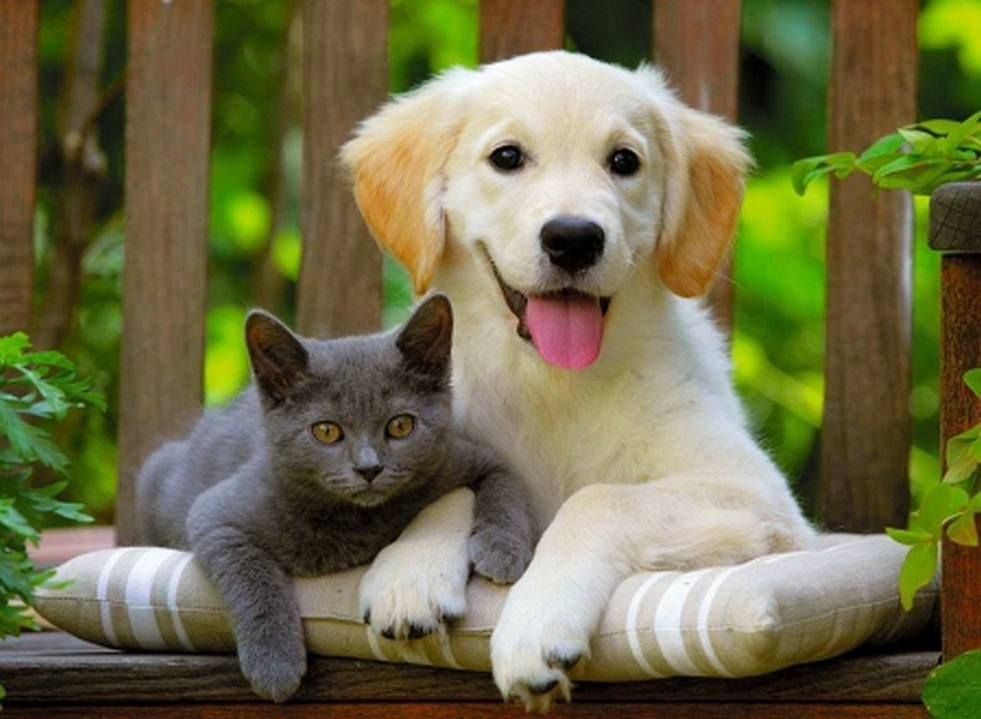
#> input picture lab_2/src/dogCat.jpg, 981 x 719 px, shrunk from 1200 x 880 before the run
$ python test_detection.py
#> lines starting #> are read from the running program, lines starting #| are printed output that depends on the picture
### lab_2/detection.py
import cv2
import numpy as np

# Реализация метода Template Matching
def template_matching(image, template):
    # Выполняем прямое сопоставление шаблона с изображением
    result = cv2.matchTemplate(image, template, cv2.TM_CCOEFF_NORMED)

    # Находим координаты с максимальным совпадением
    min_val, max_val, min_loc, max_loc = cv2.minMaxLoc(result)
    top_left = max_loc  # Верхний левый угол области совпадения

    # Рассчитываем нижний правый угол области на основе размеров шаблона
    h, w = template.shape[:2]
    bottom_right = (top_left[0] + w, top_left[1] + h)

    return top_left, bottom_right  # Возвращаем координаты прямоугольника

# Реализация метода SIFT Matching
def sift_matching(image, template):
    # Создаем объект SIFT
    sift = cv2.SIFT_create()

    # Находим ключевые точки и дескрипторы для шаблона и изображения
    kp1, des1 = sift.detectAndCompute(template, None)
    kp2, des2 = sift.detectAndCompute(image, None)

    # Используем BFMatcher для сопоставления дескрипторов
    bf = cv2.BFMatcher(cv2.NORM_L2, crossCheck=True)
    matches = bf.match(des1, des2)
    matches = sorted(matches, key=lambda x: x.distance)  # Сортируем по расстоянию

    # Получаем координаты совпавших точек
    src_pts = np.float32([kp1[m.queryIdx].pt for m in matches]).reshape(-1, 1, 2)
    dst_pts = np.float32([kp2[m.trainIdx].pt for m in matches]).reshape(-1, 1, 2)

    # Рассчитываем гомографию для преобразования координат
    M, mask = cv2.findHomography(src_pts, dst_pts, cv2.RANSAC, 5.0)

    # Преобразуем координаты углов шаблона в координаты на входном изображении
    h, w = template.shape[:2]
    pts = np.float32([[0, 0], [0, h], [w, h], [w, 0]]).reshape(-1, 1, 2)
    dst = cv2.perspectiveTransform(pts, M)

    return np.int32(dst)  # Возвращаем координаты четырехугольника

# Функция для отображения рамки на изображении
def draw_rectangle(image, points):
    if isinstance(points, tuple):  # Если это прямоугольник (template matching)
        top_left, bottom_right = points
        cv2.rectangle(image, top_left, bottom_right, (0, 255, 0), 2)  # Рисуем прямоугольник
    else:  # Если это четырехугольник (SIFT matching)
        cv2.polylines(image, [points], True, (255, 0, 0), 2)  # Рисуем полилинию
    return image


# Применяем Template Matching
def template_method(image, template):
    image, gray_image, gray_template = image_process(image, template)
    rect = template_matching(gray_image, gray_template)
    image_with_rect = draw_rectangle(image.copy(), rect)
    return image_with_rect

# Применяем SIFT Matching
def sift_method(image, template):
    image, gray_image, gray_template = image_process(image, template)
    polygon = sift_matching(gray_image, gray_template)
    image_with_polygon = draw_rectangle(image.copy(), polygon)
    return image_with_polygon


def image_process(image, template):
    gray_image = cv2.cvtColor(image, cv2.COLOR_BGR2GRAY)  # Преобразуем в градации серого
    gray_template = cv2.cvtColor(template, cv2.COLOR_BGR2GRAY)  # Преобразуем в градации серого
    return image, gray_image, gray_template

### lab_2/test_detection.py
import cv2
import os
import time
import matplotlib.pyplot as plt
from detection import template_method, sift_method

image_path = "src/dogCat.jpg"
transformed_images_dir = "transformed_images"
results_dir = "matching_results"
graphs_dir = "matching_graphs"  # New directory for graphs

image = cv2.imread(image_path)
#> image is the input picture: shape (719, 981, 3); mean B, G, R 72.8, 109.2, 111.3
if image is None:
    print(f"Error: Could not load image '{image_path}'")
    exit()

if not os.path.exists(results_dir):
    os.makedirs(results_dir)

if not os.path.exists(graphs_dir):  # Create graphs directory
    os.makedirs(graphs_dir)

template_times = []
sift_times = []
filenames = []

for filename in os.listdir(transformed_images_dir):
    if filename.endswith(".png"):
        template_path = os.path.join(transformed_images_dir, filename)
        try:
            template = cv2.imread(template_path)
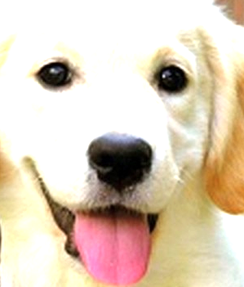
#> input picture lab_2/transformed_images/bright.png, 244 x 287 px, shrunk from 299 x 351 before the run
#> template is the input picture: shape (287, 244, 3); mean B, G, R 187, 205.9, 221.6
            if template is None:
                print(f"Warning: Could not load template '{template_path}'. Skipping.")
                continue

            filenames.append(filename)

            start_time = time.time()
            matched_image_template = template_method(image.copy(), template)
#> in image_process, `gray_image = cv2.cvtColor(image, cv2.COLOR_BGR2GRAY)`:
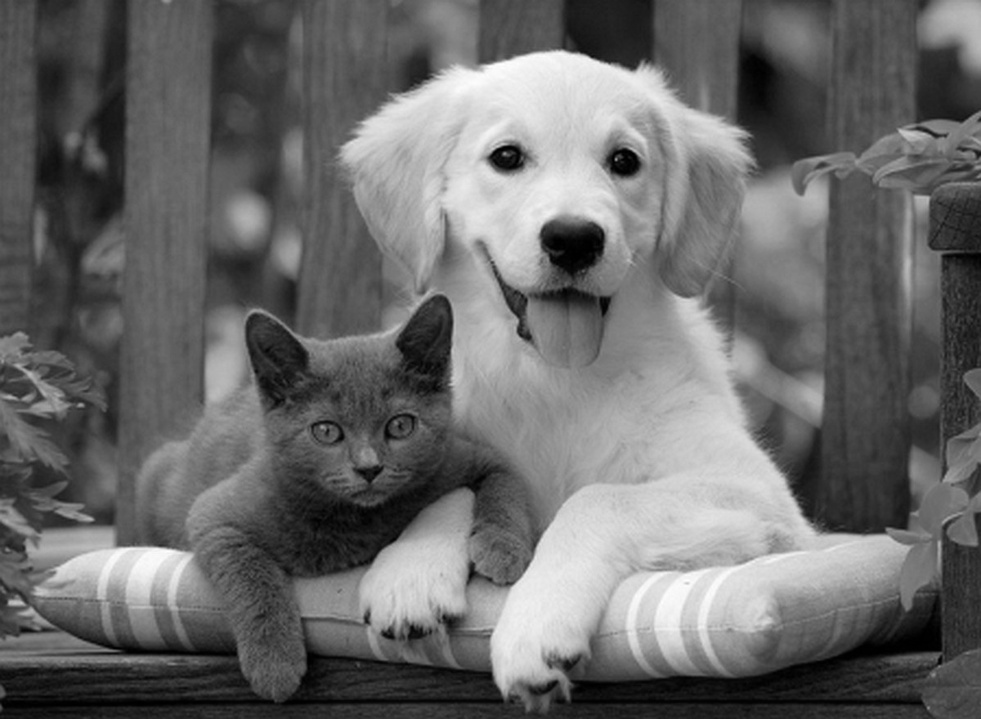
#> gray_image: shape (719, 981); min 0, max 255, mean 105.7
#> in image_process, `gray_template = cv2.cvtColor(template, cv2.COLOR_BGR2GRAY)`:
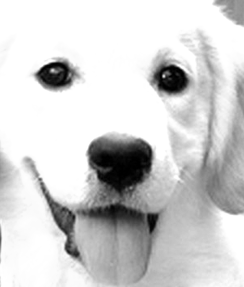
#> gray_template: shape (287, 244); min 0, max 255, mean 208.4
#> in template_matching, `result = cv2.matchTemplate(image, template, cv2.TM_CCOEFF_NORMED)`:
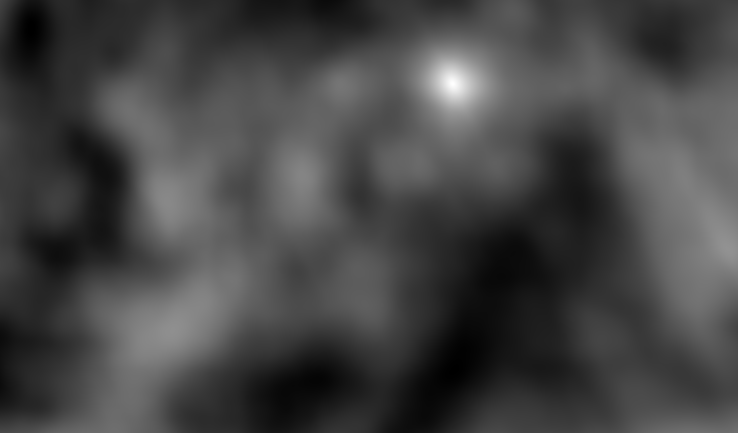
#> result: shape (433, 738) float32; min -0.404, max 0.95, mean -0.0349; drawn with min black and max white
#> in template_matching, `min_val, max_val, min_loc, max_loc = cv2.minMaxLoc(result)`: min_val = -0.404; max_val = 0.95; min_loc = (31, 27); max_loc = (452, 83)
#> in template_matching, `bottom_right = (top_left[0] + w, top_left[1] + h)`: bottom_right = (696, 370)
#> in template_method, `rect = template_matching(gray_image, gray_template)`: rect = ((452, 83), (696, 370))
#> in draw_rectangle, `top_left, bottom_right = points`: top_left = (452, 83); bottom_right = (696, 370)
            end_time = time.time()
            template_times.append(end_time - start_time)

            start_time = time.time()
            matched_image_sift = sift_method(image.copy(), template)
#> in sift_matching, `kp1, des1 = sift.detectAndCompute(template, None)`: kp1 = 202 keypoints; strongest (x, y, size): (56, 75, 21.5), (170, 79, 21.8), (121, 164, 36.2), (164, 76, 2.1)
#> in sift_matching, `kp2, des2 = sift.detectAndCompute(image, None)`: kp2 = 1296 keypoints; strongest (x, y, size): (508, 158, 23.2), (572, 246, 37.2), (412, 579, 60.1), (616, 159, 2.1)
#> in sift_matching, `matches = bf.match(des1, des2)`: matches = 147 matches
#> in sift_matching, `src_pts = np.float32([kp1[m.queryIdx].pt for m in matches]).reshape(-1..`: src_pts = 147 rows, first 8: [209.4, 136.4], [209.4, 136.4], [160.2, 225.7], [105.3, 203.6], [59.59, 224.8], [211.6, 116.1], [63.96, 209], [52.53, 210.6]
#> in sift_matching, `dst_pts = np.float32([kp2[m.trainIdx].pt for m in matches]).reshape(-1..`: dst_pts = 147 rows, first 8: [661.8, 219.5], [661.8, 219.5], [612.3, 308.7], [557.4, 286.8], [511.8, 308.1], [664.1, 199.3], [516.1, 292.1], [504.7, 293.6]
#> in sift_matching, `M, mask = cv2.findHomography(src_pts, dst_pts, cv2.RANSAC, 5.0)`: M = [[0.975, 0.00166, 452.3], [-0.0109, 0.995, 84.25], [-3.74e-05, 1.5e-06, 1]]; mask = 147 values, max 1 at index 0, min 0 at index 82, mean 0.633
#> in sift_matching, `dst = cv2.perspectiveTransform(pts, M)`: dst = [[452.3, 84.25], [452.6, 369.8], [696.8, 370.5], [696.6, 82.35]]
#> in sift_method, `polygon = sift_matching(gray_image, gray_template)`: polygon = [[452, 84], [452, 369], [696, 370], [696, 82]]
            end_time = time.time()
            sift_times.append(end_time - start_time)

            # Save results (optional)
            template_filename = os.path.splitext(filename)[0]
            cv2.imwrite(
                os.path.join(results_dir, f"{template_filename}_template.png"),
                matched_image_template,
            )
            cv2.imwrite(
                os.path.join(results_dir, f"{template_filename}_sift.png"),
                matched_image_sift,
            )

            print(f"Results for '{filename}' processed.")

        except Exception as e:
            print(f"Error processing '{template_path}': {e}")
#> pass 2 of the loop `for filename in os.listdir(transformed_images_dir):`:
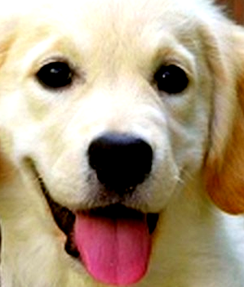
#> input picture lab_2/transformed_images/contrast.png, 244 x 287 px, shrunk from 299 x 351 before the run
#> template is the input picture: shape (287, 244, 3); mean B, G, R 130.4, 155.7, 175.1
#> in template_matching (call 2), `result = cv2.matchTemplate(image, template, cv2.TM_CCOEFF_NORMED)`:
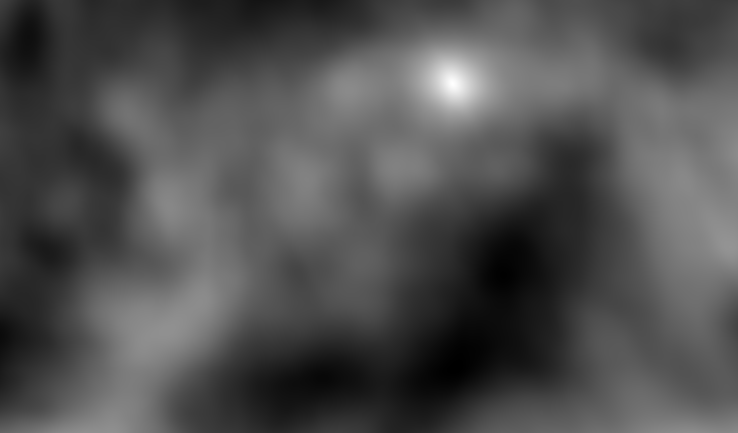
#> result: shape (433, 738) float32; min -0.507, max 0.99, mean -0.0395; drawn with min black and max white
#> min_val = -0.507; max_val = 0.99; min_loc = (456, 367)
#> kp1 = 172 keypoints; strongest (x, y, size): (57, 75, 24.3), (168, 78, 24.9), (118, 161, 38.6), (63, 217, 17.9)
#> matches = 119 matches
#> src_pts = 119 rows, first 8: [209.4, 136.4], [209.4, 136.4], [83.91, 81.18], [44.37, 180.1], [211.7, 116.1], [157.7, 98.08], [40.83, 191.2], [223.8, 10.4]
#> dst_pts = 119 rows, first 8: [661.8, 219.5], [661.8, 219.5], [536.1, 164.5], [496.4, 263.3], [664.1, 199.3], [610.1, 181.4], [493.1, 274.2], [676.3, 93.71]
#> in draw_rectangle (call 4), `cv2.polylines(image, [points], True, (255, 0, 0), 2)`:
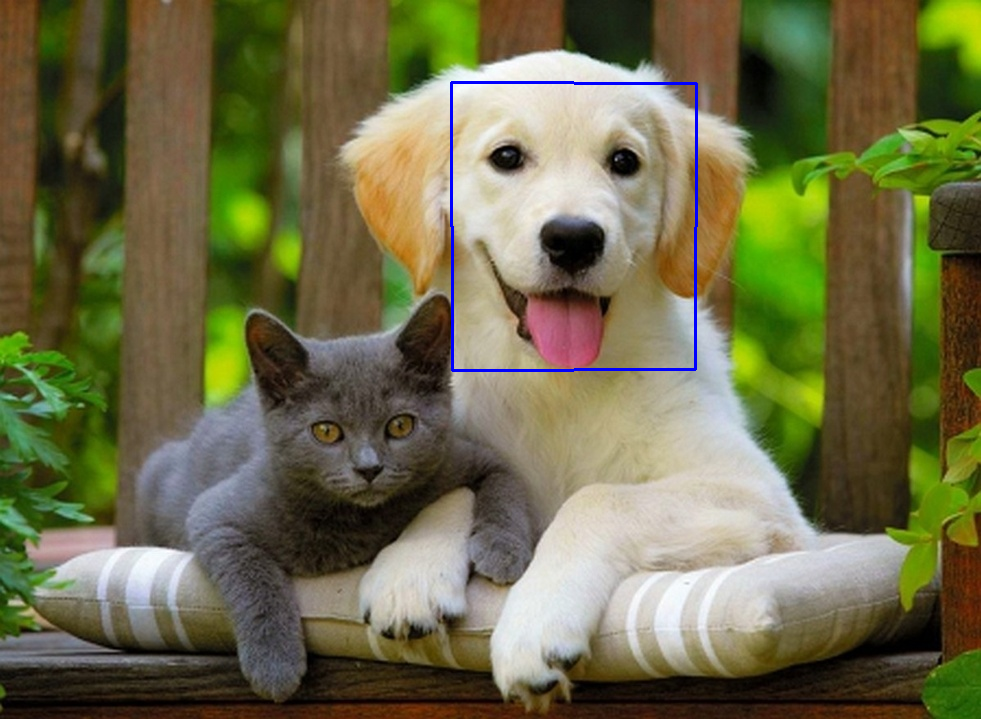
#> image: shape (719, 981, 3); mean of channels 0, 1, 2 73.4, 108.5, 110.4; drawn as B, G, R
#> pass 3 of the loop `for filename in os.listdir(transformed_images_dir):`:
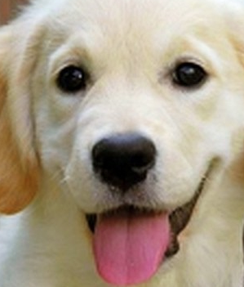
#> input picture lab_2/transformed_images/flipped_horizontal.png, 244 x 287 px, shrunk from 299 x 351 before the run
#> template is the input picture: shape (287, 244, 3); mean B, G, R 136, 154.4, 168.2
#> in template_matching (call 3), `result = cv2.matchTemplate(image, template, cv2.TM_CCOEFF_NORMED)`:
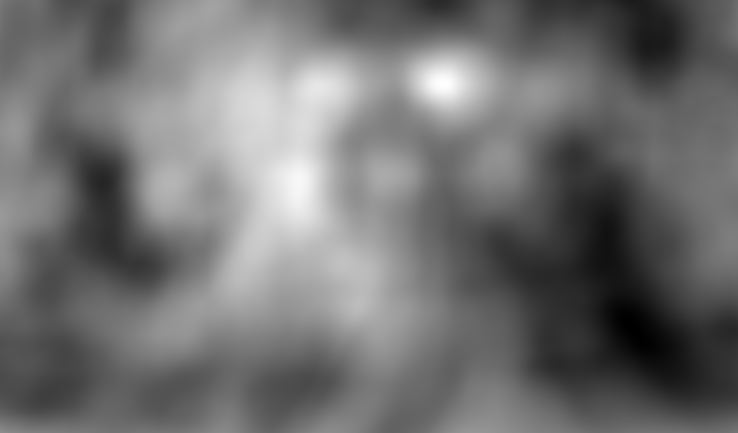
#> result: shape (433, 738) float32; min -0.537, max 0.605, mean -0.0322; drawn with min black and max white
#> min_val = -0.537; max_val = 0.605; min_loc = (629, 323); max_loc = (443, 83)
#> in template_matching (call 3), `bottom_right = (top_left[0] + w, top_left[1] + h)`: bottom_right = (687, 370)
#> in draw_rectangle (call 5), `top_left, bottom_right = points`: top_left = (443, 83); bottom_right = (687, 370)
#> in draw_rectangle (call 5), `cv2.rectangle(image, top_left, bottom_right, (0, 255, 0), 2)`:
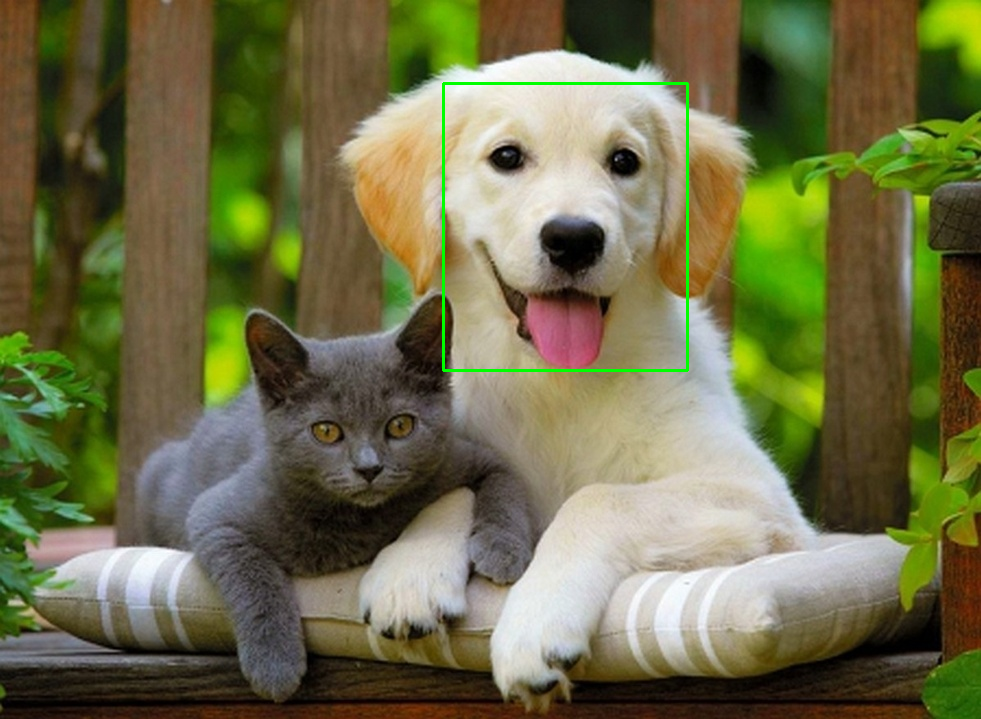
#> image: shape (719, 981, 3); mean B, G, R 72.2, 109.7, 110.5
#> kp1 = 129 keypoints; strongest (x, y, size): (187, 75, 23.3), (74, 79, 23.1), (124, 163, 37.3), (80, 76, 2.1)
#> matches = 85 matches
#> src_pts = 85 rows, first 8: [192.1, 218.3], [91.15, 90.69], [202.7, 65.47], [197.8, 62.94], [90.9, 147.5], [190.5, 57.96], [65.11, 65.12], [157.5, 147.7]
#> dst_pts = 85 rows, first 8: [131.7, 111.3], [604.7, 173.9], [497.7, 146.3], [492.9, 148.7], [538.3, 230.9], [418.7, 90.13], [634.4, 150.4], [602.6, 225.9]


# Plotting the results
width = 0.35
x = range(len(filenames))

fig, ax = plt.subplots()
rects1 = ax.bar(x, template_times, width, label="Template Matching")
rects2 = ax.bar([i + width for i in x], sift_times, width, label="SIFT Matching")

ax.set_ylabel("Time (seconds)")
ax.set_title("Template Matching vs. SIFT Matching Time")
ax.set_xticks([i + width / 2 for i in x])
ax.set_xticklabels(filenames, rotation=45, ha="right")
ax.legend()

fig.tight_layout()

# Save the graph to the graphs directory
graph_filename = os.path.join(graphs_dir, "matching_times.png")
plt.savefig(graph_filename)  # Save the figure
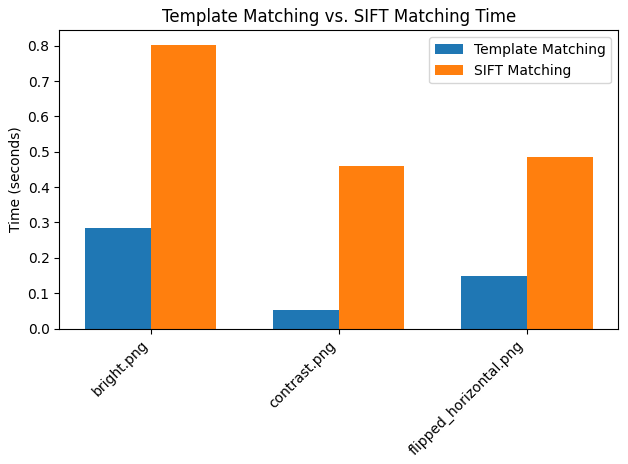
#> figure drawn by matplotlib, 1 panel; tallest bar 0.285 high, from x = -0.175 to 0.175; tallest bar 0.804 high, from x = 0.175 to 0.525
plt.show()

print(f"All results saved to '{results_dir}' and graph saved to '{graph_filename}'")
